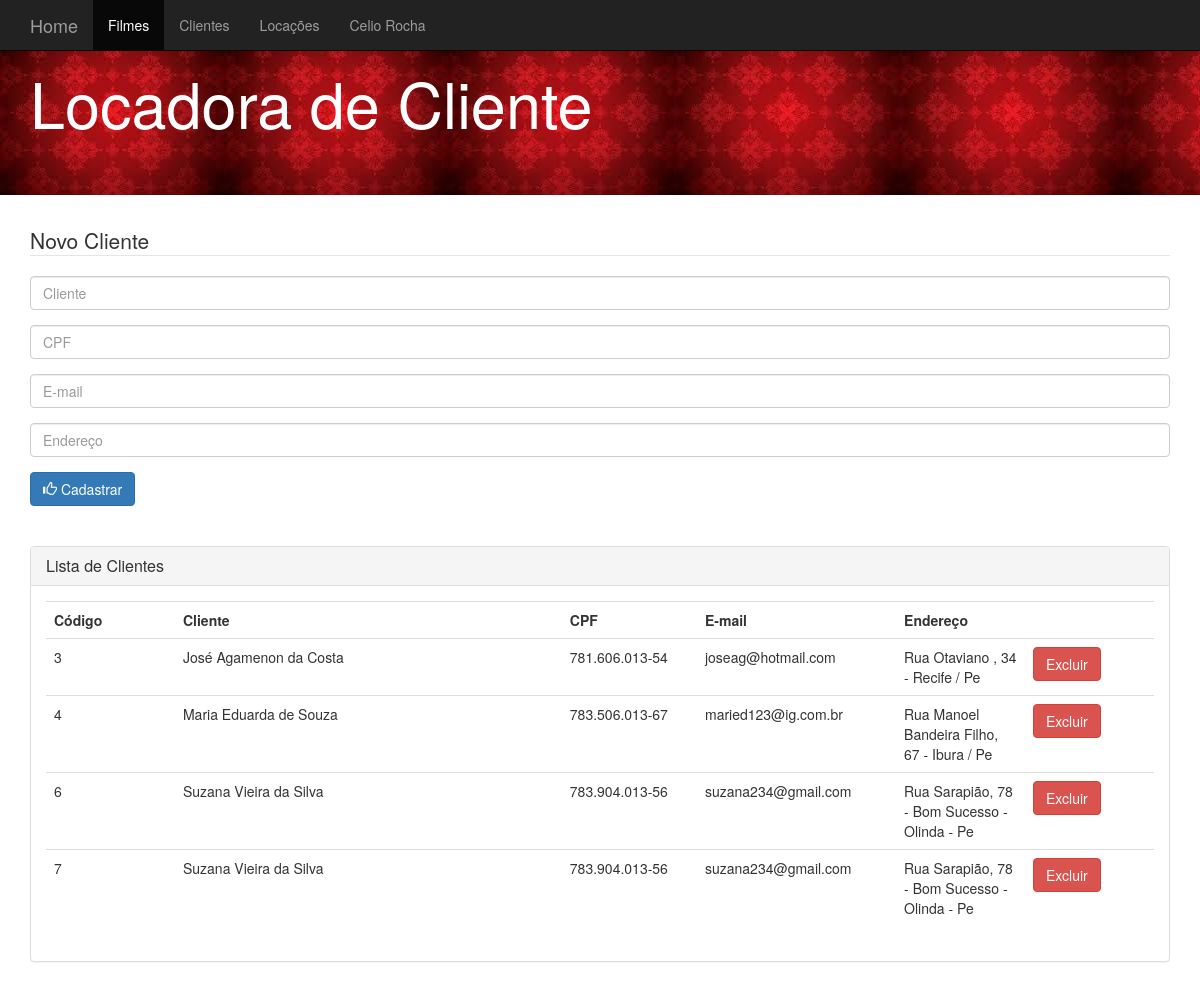
Page /view/view_cliente.php on the committed database.
### tables this page shows
CREATE TABLE `cliente` (
  `codigo` int(11) NOT NULL,
  `nome` varchar(45) NOT NULL,
  `cpf` varchar(45) NOT NULL,
  `email` varchar(45) NOT NULL,
  `endereco` varchar(255) NOT NULL
);

### model/class_cliente.php (called while the page is built, shortened)
<?php
   class Cliente{
   		private $codigo;
		private $nome;
		private $cpf;
		private $email;
		private $endereco;
		public function __construct($codigo=0, $nome="", $cpf="", $email="", $endereco=""){
			$this->codigo = $codigo;
			$this->nome = $nome;
			$this->cpf = $cpf;
			$this->email = $email;
			$this->endereco = $endereco;
		}
		public function getCodigo(){
			return $this->codigo;
		}
		public function getNome(){
			return $this->nome;
		}
		public function getCpf(){
			return $this->cpf;
		}
		public function getEmail(){
			return $this->email;
		}
		public function getEndereco(){
			return $this->endereco;
		}
   }
?>

### persistence/dao_cliente.php (called while the page is built, shortened)
<?php
    require_once 'conexao.php';
	include '../model/class_cliente.php';
	class DAOCliente{
		private $conexao;
		public function __construct(){
			$this->conexao = new Conexao();
		}
		public function listarClientes(){
			$lista = $this->conexao->executarQuery("SELECT * FROM cliente");
			$arrayCliente = array();
			while ($linha = mysqli_fetch_array($lista)) {
				$cliente = new Cliente($linha['codigo'],$linha['nome'],$linha['cpf'],$linha['email'],$linha['endereco']);
				array_push($arrayCliente,$cliente);
			}
			return $arrayCliente;
		}
	}
?>

### persistence/conexao.php (called while the page is built)
<?php
    class Conexao{
    	private $host;
		private $usuario;
		private $senha;
		private $banco;
		private $conexao;
		public function __construct(){
			$this->host = "localhost";
			$this->usuario = "root";
			$this->senha = "";
			$this->banco = "locadora";
		}
		public function conectar(){
			$this->conexao = mysqli_connect($this->host, $this->usuario, $this->senha, $this->banco);
			if(mysqli_connect_errno($this->conexao)){
				return false;
			}else{
				mysqli_query($this->conexao, "SET NAMES 'utf8';");
				return true;
			}
		}
		public function executarQuery($sql){
			return mysqli_query($this->conexao, $sql);
		}
    }
?>

### view/view_cliente.php (the view, shortened to what this page needs)
<?php
	require '../persistence/dao_cliente.php';
	$daoCliente = new DAOCliente();
	$listaClientes = $daoCliente->listarClientes();
?>
<!DOCTYPE html>
<html lang="pt-br">
  <head>
    <link href="bootstrap/css/bootstrap.min.css" rel="stylesheet">
  </head>
  <body>
 	<nav class="navbar navbar-fixed-top navbar-inverse">
      <div class="container">
        <div class="navbar-header">
          	<a class="navbar-brand" href="../index.php">Home</a>
        </div>
        <div id="navbar" class="navbar-collapse collapse" aria-expanded="false" style="height: 1px;">
          <ul class="nav navbar-nav">
            <li class="active"><a href="view_filme.php">Filmes</a></li>
            <li><a href="view_cliente.php">Clientes</a></li>
            <li><a href="view_locacao.php">Locações</a></li>
            <li><a href="view_celiorocha.php">Celio Rocha</a></li>
          </ul>
        </div>
      </div>
    </nav>
<div class="jumbotron" style="background-image:url('red.jpeg'); color: #FFFFFF;">
  	<div class="container" >
		<h1>Locadora de Cliente</h1>
	</div>
</div>
<div class="container">
	<form action="../controller/incluir_cliente.php" method="post">
		<fieldset>
	  		<legend>Novo Cliente</legend>
	  		<div class="form-group">
	    			<input type="text" class="form-control" id="nome" name="nome" placeholder="Cliente">
	  		</div>
	  		<div class="form-group">
	    			<input type="text" class="form-control" id="cpf" name="cpf" pattern="\d{3}\.\d{3}\.\d{3}-\d{2}" \
      title="Digite o CPF no formato: 000.000.000-00" placeholder="CPF">
	  		</div>
        <div class="form-group">
            <input type="email" class="form-control" id="email" name="email" placeholder="E-mail">
        </div>
        <div class="form-group">
            <input type="text" class="form-control" id="endereco" name="endereco" placeholder="Endereço">
        </div>
	  		<button type="submit" class="btn btn-primary">
	  				<span class="glyphicon glyphicon-thumbs-up"></span>
	  				Cadastrar
			</button>
		</fieldset>
	</form>
</div>
<div class="container">
 	<br /> <br />
</div>
<div class="container">
  <div class="panel panel-default">
  		<div class="panel-heading">
    		<h2 class="panel-title">Lista de Clientes</h2>
 	 	</div>
		<div class="panel-body">
  			<table class="table table-hover">
  				<tr>
  						<th>Código</th>
  						<th>Cliente</th>
  						<th>CPF</th>
  						<th>E-mail</th>
  						<th>Endereço</th>
  						<th></th>
  				</tr>
  				<?php
  					while ($objetoCliente = array_shift($listaClientes)) {
  				?>
    				<tr>
    					<td class="col-md-1"><?php echo $objetoCliente->getCodigo(); ?></td>
    					<td class="col-md-3"><?php echo $objetoCliente->getNome(); ?></td>
    					<td class="col-md-1"><?php echo $objetoCliente->getCpf(); ?></td>
    					<td class="col-md-1"><?php echo $objetoCliente->getEmail(); ?></td>
    					<td class="col-md-1"><?php echo $objetoCliente->getEndereco();?></td>
    					<td class="col-md-1">
    						<a class="btn btn-danger" href="../controller/excluir_cliente.php?codigo=<?= $objetoCliente->getCodigo(); ?>" role="button">Excluir</a>
    					</td>
    				</tr>
    			<?php
					}
    			?>
    			</table>
 		</div>
	</div>
</div>
    </body>
</html>

### rows in the picture
cliente: codigo "3", nome "José Agamenon da Costa", cpf "781.606.013-54", email "joseag@hotmail.com", endereco "Rua Otaviano , 34 - Recife / Pe"
cliente: codigo "4", nome "Maria Eduarda de Souza", cpf "783.506.013-67", email "maried123@ig.com.br", endereco "Rua Manoel Bandeira Filho, 67 - Ibura / Pe"
cliente: codigo "6", nome "Suzana Vieira da Silva", cpf "783.904.013-56", email "suzana234@gmail.com", endereco "Rua Sarapião, 78 - Bom Sucesso - Olinda - Pe"
cliente: codigo "7", nome "Suzana Vieira da Silva", cpf "783.904.013-56", email "suzana234@gmail.com", endereco "Rua Sarapião, 78 - Bom Sucesso - Olinda - Pe"
